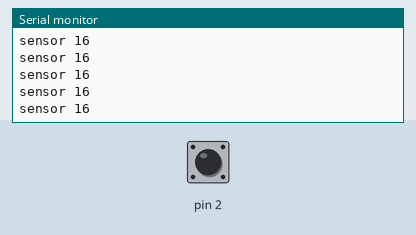
Simulated run of this sketch. Board: Arduino Uno, built with avr-gcc and run on an emulated ATmega328P. Shown: the last lines printed to the serial monitor. Inputs (shaded band) come from the test bench; at power-on: pin 2 HIGH.

Above: at 1.2 s.
1.3 s: pin 2 pulled LOW for 0.15 s
4.4 s: pin 2 pulled LOW for 1 s
6.9 s: pin 2 pulled LOW for 1 s
10.9 s: pin 2 pulled LOW for 3.2 s
At 12.0 s:
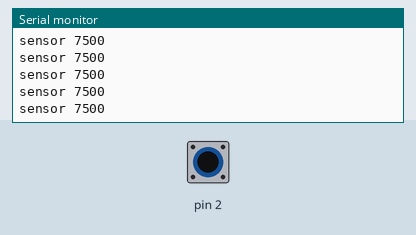
17.1 s: pin 2 driven LOW
20.1 s: pin 2 driven HIGH
At 21.0 s:
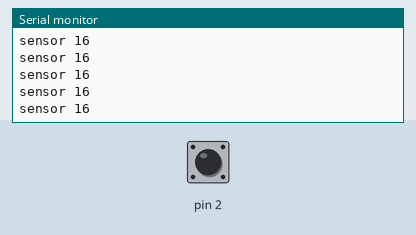
Timing chart, 0 to 22.6 s (numbered marks = the images above; inputs shaded):
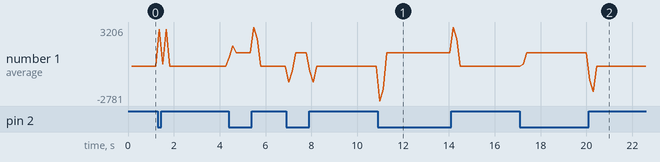

The sketch:

sleep-sensor.ino
```cpp
#include <CapacitiveSensor.h>

CapacitiveSensor sensor = CapacitiveSensor(4,2);

// Define the number of samples to keep track of. The higher the number, the
// more the readings will be smoothed, but the slower the output will respond to
// the input. Using a constant rather than a normal variable lets us use this
// value to determine the size of the readings array.
const int numReadings = 10;

int readings[numReadings];      // the readings from the analog input
int readIndex = 0;              // the index of the current reading
int total = 0;                  // the running total
int average = 0;                // the average
int value = 0;

void setup()
{
   Serial.begin(9600);

  // initialize all the readings to 0:
  for (int thisReading = 0; thisReading < numReadings; thisReading++) {
    readings[thisReading] = 0;
  }
}

void loop()
{
  value = sensor.capacitiveSensor(50);

  // send it to the computer as ASCII digits
  Serial.print( "sensor " );
  Serial.println(value);

  // read from the sensor:
  readings[readIndex] = value;
  total = total + readings[readIndex];

  // advance to the next position in the array:
  readIndex = readIndex + 1;

  // if we're at the end of the array...
  if (readIndex >= numReadings) {

    // calculate the average:
    average = total / numReadings;

    // send it to the computer as ASCII digits
    Serial.print( "average " );
    Serial.println(average);

    readIndex = 0;
    total = 0;
  }
  else{
    // add the reading to the total:
    total = total + readings[readIndex];
  }

  delay(10);
}
```

Measured:
- after the input at 10.9 s, the serial monitor: prints a new line at once (image 1)
- after the input at 20.1 s, the serial monitor: prints a new line at once (image 2)
- plotted number 1: 30 → 1142 after the input at 17.1 s, 1142 → 30 after the input at 20.1 s
